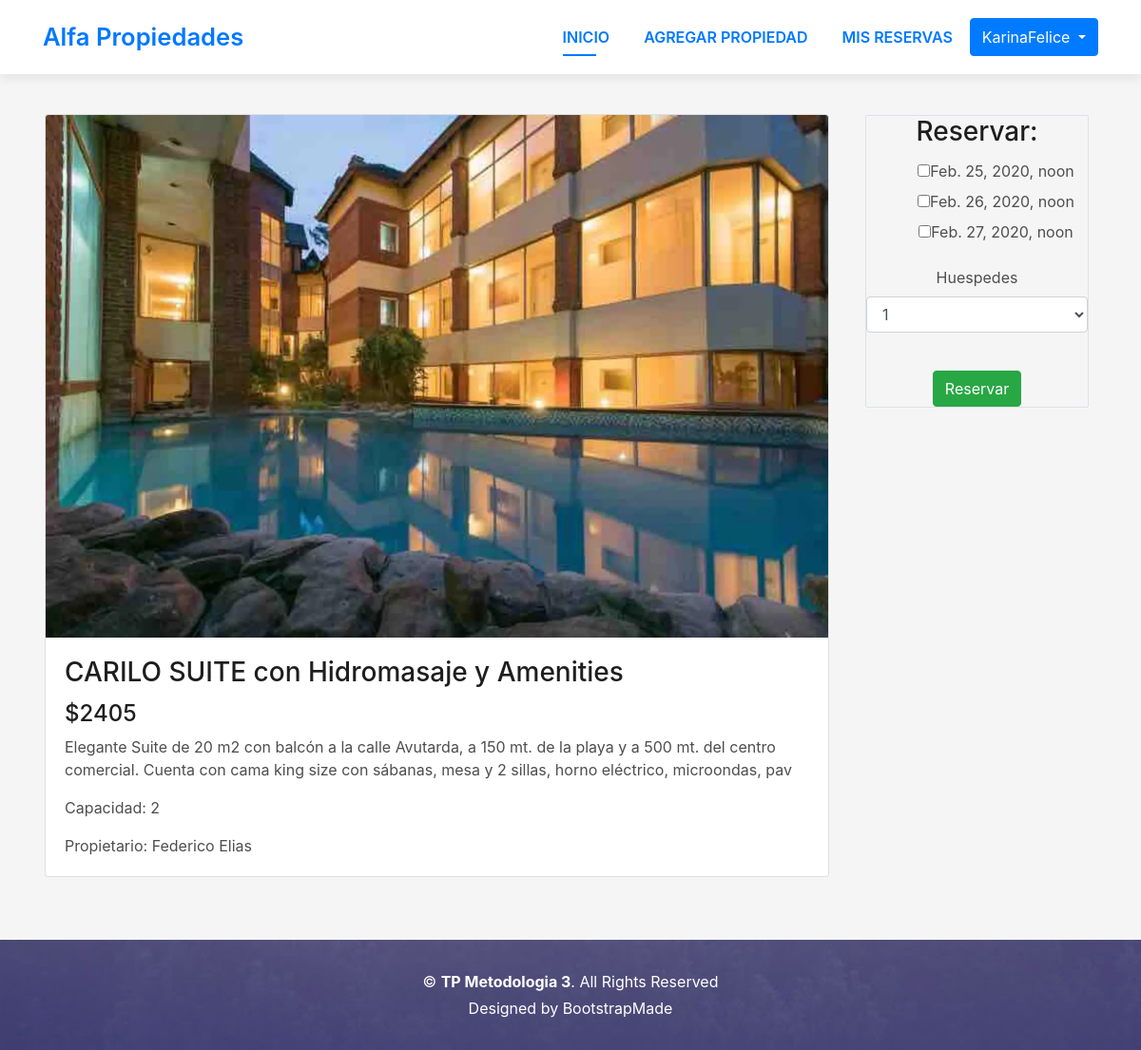
The app's page /property/33 (signed in), older data.
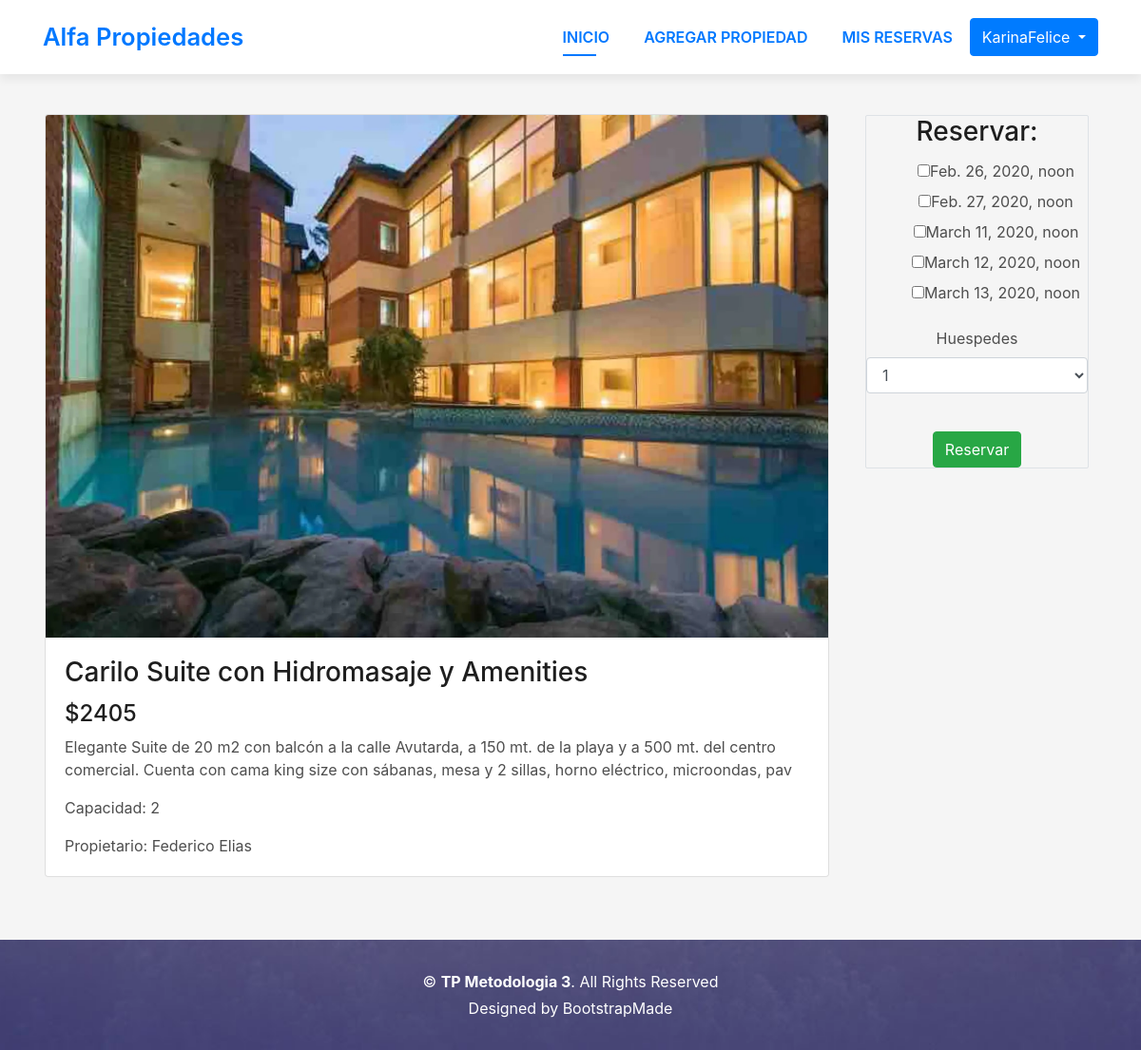
The same page, newer data.
### rent/models.py (models this page shows, shortened)
class Property(models.Model):
    name = models.CharField(max_length=45)
    description = models.CharField(max_length=200)
    price = models.IntegerField()
    capacity = models.IntegerField()
    city = models.ForeignKey(City, null=True, on_delete=models.SET_NULL)
    owner = models.ForeignKey(User, null=False, on_delete=models.SET('null'))
    image = models.ImageField(upload_to='rent/img/', null=True)
    class Meta:
        verbose_name_plural = 'Propiedades'

class RentDate(models.Model):
    date = models.DateTimeField()
    property = models.ForeignKey(Property, null=False, on_delete=models.SET('null'), default=1)
    reservation = models.ForeignKey(Reservation, null=True, on_delete=models.SET_NULL, blank=True)
    class Meta:
        verbose_name_plural = 'Fechas de Alquileres'
    def __str__(self):
        return self.date.__format__("%Y-%m-%d %H:%M:%S")

### rent/views.py (the view, shortened to what this page needs)
# urls.py: path('property/<int:property_id>', views.property),
def property(request, property_id):
        o = Property.objects.get(id=property_id)
        user = request.user
        dates = RentDate.objects.filter(property=o).filter(reservation=None)
        ciudades_list = City.objects.all()
        totalcapacity = o.capacity + 1
        capacity = range(1, totalcapacity)
        msg = ''
        return render(request, "rent/property.html",
                      {'ciudades_list': ciudades_list, 'property': o, 'capacity': capacity, 'dates': dates})

### rent/templates/rent/property.html (shortened to what this page needs)
{% extends "./basictemplate.html" %}
{% block content %}
<br><br><br><br>
<div class="container">
  <div class="row">
    <div class="col-lg-9">
      <div class="card mt-4" style="width: 100%;float: left;margin: 2px;">
        {% if property.image %}
        <img class="card-img-top img-fluid" src="{{ property.image.url }}" alt="">
        {% endif %}
        <div class="card-body">
          <h3 class="card-title">{{ property.name }}</h3>
          <h4>${{ property.price }}</h4>
          <p class="card-text">{{ property.description }}</p>
          <p class="card-text">Capacidad: {{ property.capacity }}</p>
          <p class="card-text">Propietario: {{ property.owner.first_name}} {{ property.owner.last_name }}</p>
        </div>
      </div>
    </div>
    <div class="col-lg-3" style="float: right;">
      <div class="list-group border"
        style="text-align: center;border: black;margin: 10px; margin-top: 25px; border-radius: 2px;">
        <h3 class="card-title">Reservar:</h3>
        {% if dates %}
        {% if request.user.is_authenticated == False%}
        <a class="btn btn-primary" href="/login">Iniciar sesion para reservar!</a>
        {% else %}
        <form method="POST">
          <div class="form-group">
            <ul>
              {% for date in dates %}
              <label><input type="checkbox" name="dates" value="{{date}}">{{ date.date }}</label>
              {% endfor %}
            </ul>
            <label for="cap">Huespedes</label><select class="form-control" name="" id="cap">
              {% for value in capacity %}
              <option value="{{ value }}">{{ value }}</option>
              {% endfor %}
            </select><br>
          </div>
          <button type="submit" class="btn btn-success">Reservar</button>
        </form>
        {% endif %}
        {% endif %}
      </div>
    </div>
  </div>
</div>
{% endblock %}

Row changes from the older to the newer data that the page shows:
no longer on this page (row edited): RentDate: date "Feb. 25, 2020, noon"
changed Property "Federico": name "CARILO SUITE con Hidromasaje y Amenities" → "Carilo Suite con Hidromasaje y Amenities"
added RentDate: date "March 11, 2020, noon"
added RentDate: date "March 12, 2020, noon"
added RentDate: date "March 13, 2020, noon"
